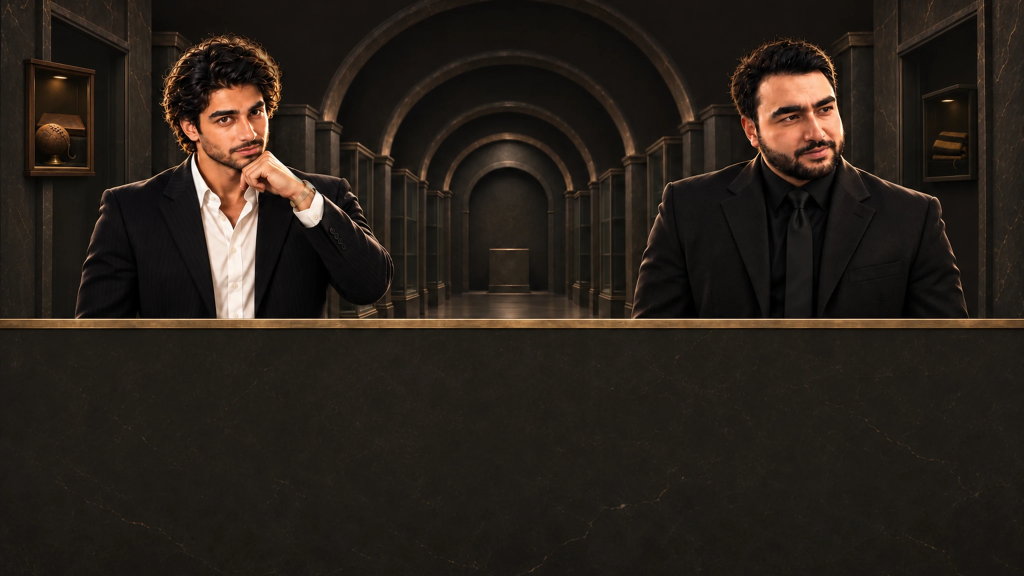
#> input picture r100-duet/p4/inputs/F-1/ENV_ARCHIVE_PLATE_HC_V3_2X.png, 3072 x 1728 px, found by its file name (shown at 1/3 size)
$ python fit.py ../ENV_ARCHIVE_PLATE_HC_V3_2X.png out.png
#> lines starting #> are read from the running program, lines starting #| are printed output that depends on the picture
import cv2, numpy as np, sys
from PIL import Image, ImageFilter
X0,Y0,S=1930,0,900
plate=np.array(Image.open('/home/claude/p4in/r100-duet/p4/inputs/F-1/ENV_ARCHIVE_PLATE_HC_V3_2X.png').convert('RGB'))
#> plate is the input picture: shape (1728, 3072, 3); mean R, G, B 39.7, 32.3, 25.7
H,W=plate.shape[:2]; print('plate',W,H)
#> after `H, W = plate.shape[:2]`: H = 1728; W = 3072
#| plate 3072 1728
ref=plate[Y0:Y0+S,X0:X0+S].copy()
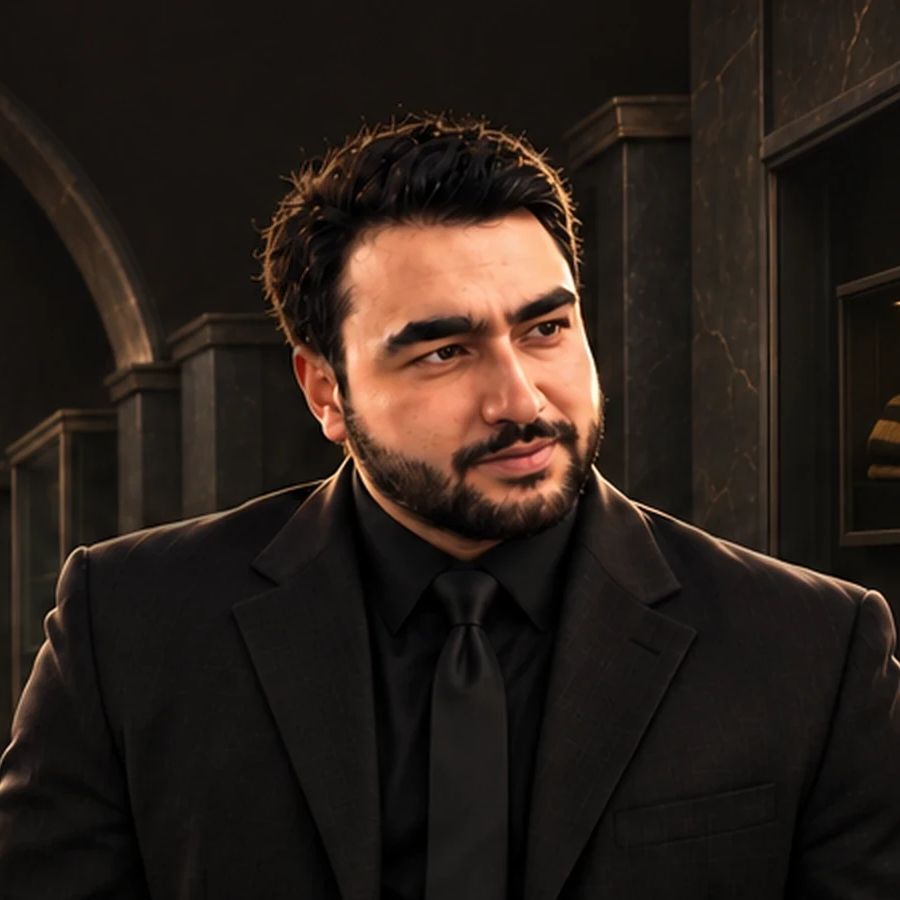
#> ref: shape (900, 900, 3); mean R, G, B 41.6, 31.7, 25.6
raw=np.array(Image.open(sys.argv[1]).convert('RGB'))
r0=cv2.resize(raw,(S,S),interpolation=cv2.INTER_LANCZOS4)
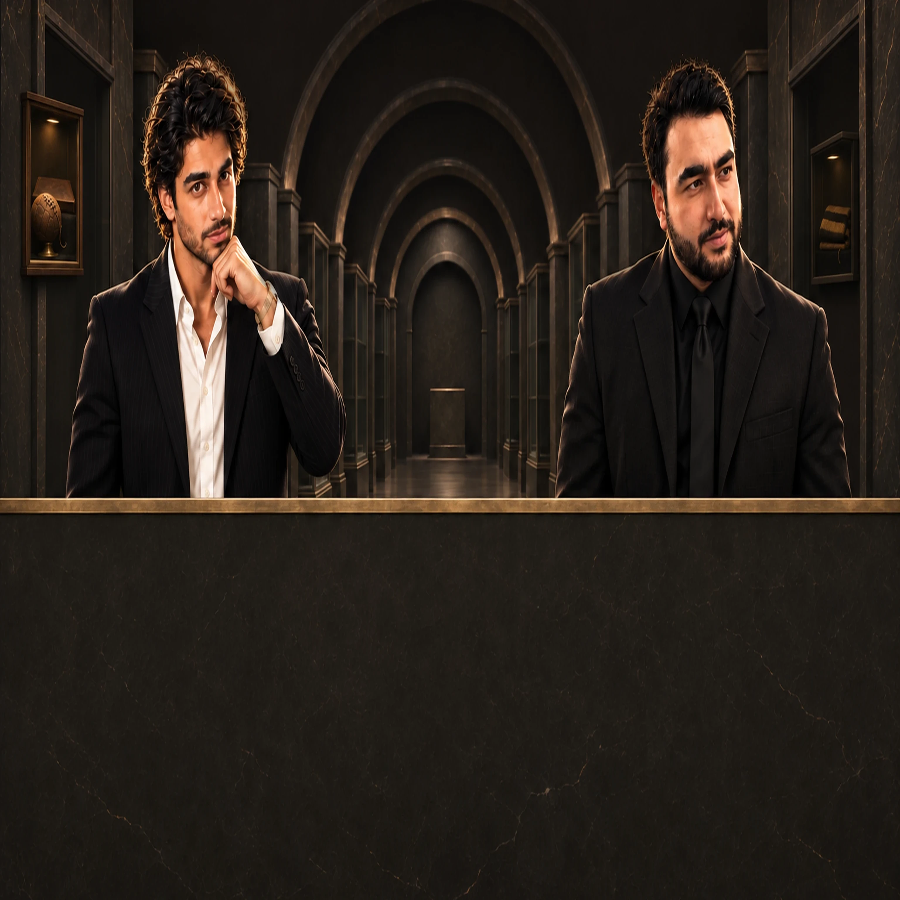
#> r0: shape (900, 900, 3); mean R, G, B 39.7, 32.3, 25.7
g1=cv2.cvtColor(ref,cv2.COLOR_RGB2GRAY); g2=cv2.cvtColor(r0,cv2.COLOR_RGB2GRAY)
#> after `g1 = cv2.cvtColor(ref, cv2.COLOR_RGB2GRAY)`:
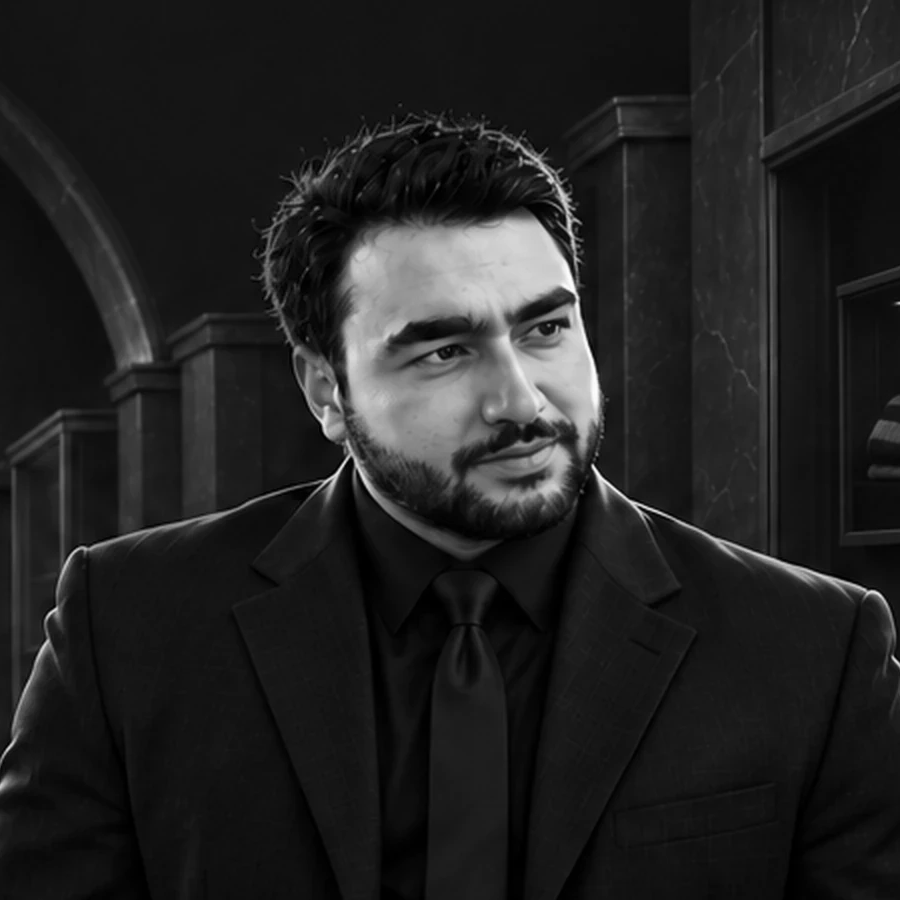
#> g1: shape (900, 900); min 0, max 254, mean 33.9
#> after `g2 = cv2.cvtColor(r0, cv2.COLOR_RGB2GRAY)`:
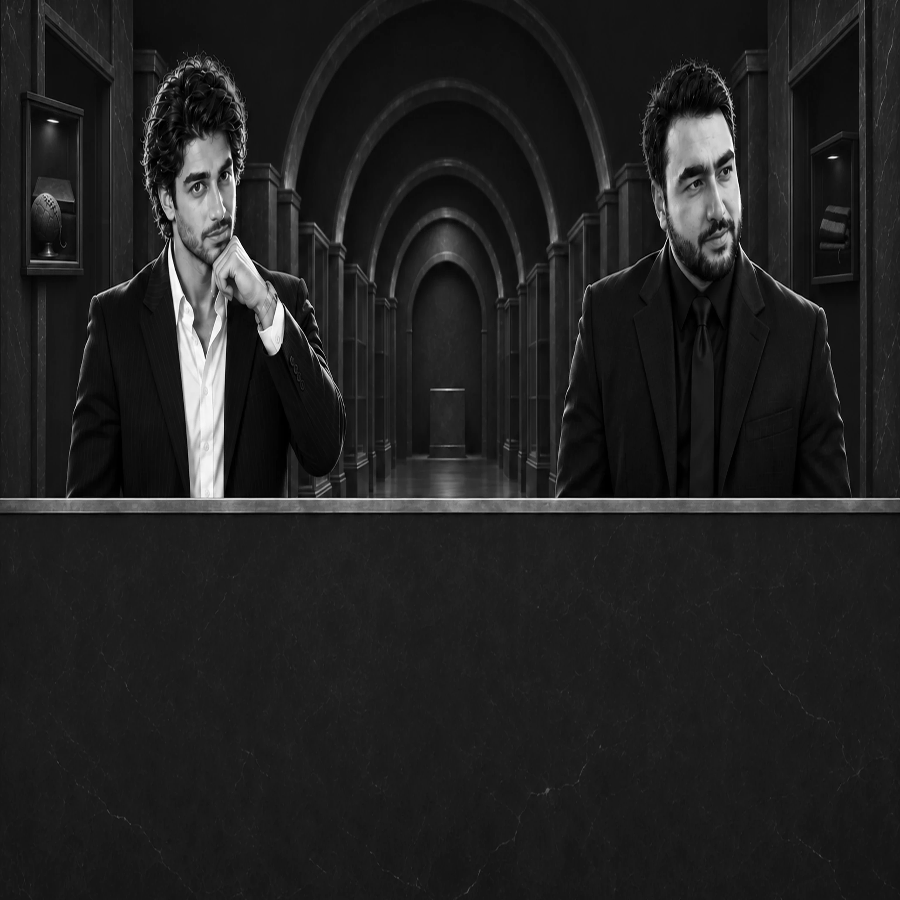
#> g2: shape (900, 900); min 0, max 255, mean 33.8
# match on the room only (outside the hero) so the face change does not pull the fit
#> (the run stopped early here; a loop or call above may not have finished)
